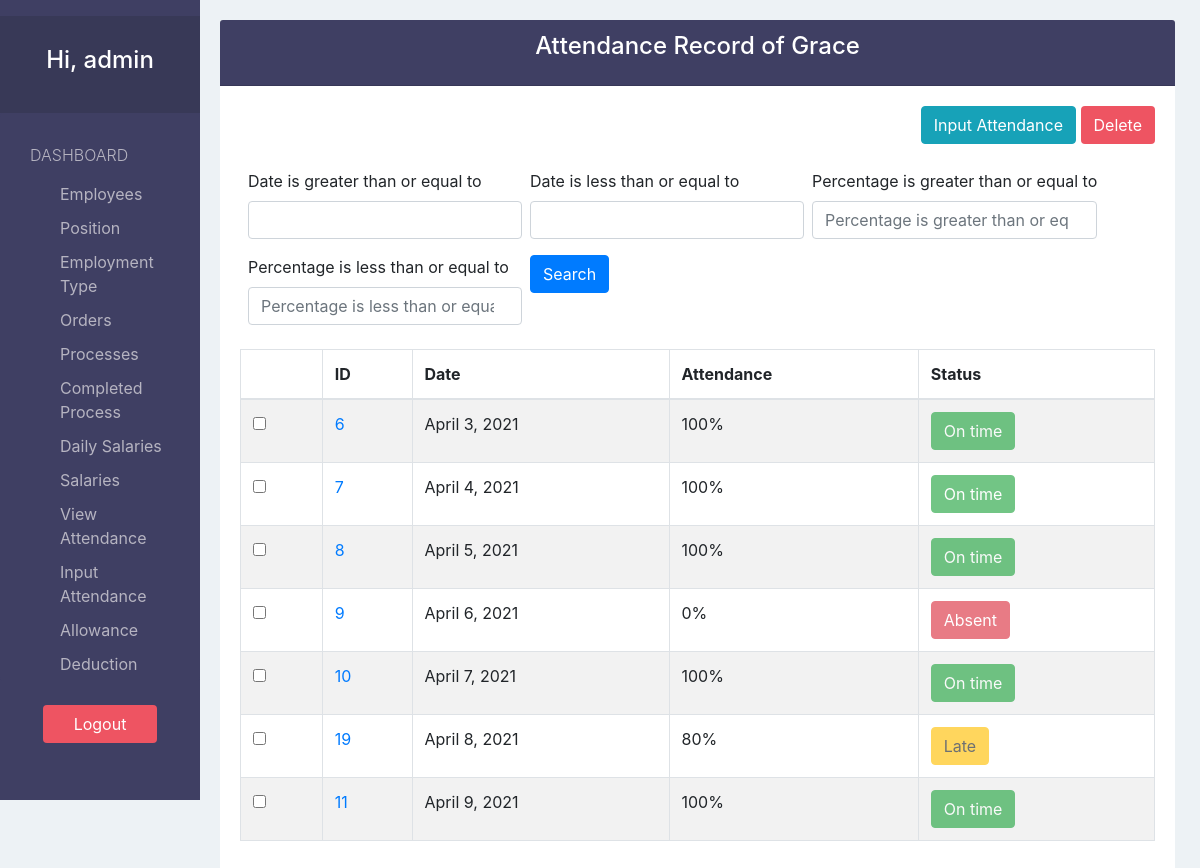
The app's page /payrollApp/attendance/employee/9/ (signed in) with its own data.
### payrollApp/models.py (models this page shows)
class Employee(models.Model):
  firstName      = models.CharField(max_length=30)
  lastName       = models.CharField(max_length=30, blank=True, null=True)
  phoneNumber    = models.CharField(max_length=15, blank=True, null=True)
  email          = models.CharField(max_length=100, blank=True, null=True)
  address        = models.CharField(max_length=200, blank=True, null=True)
  positionID     = models.ForeignKey('Position', default=None, null=True, on_delete=models.SET_DEFAULT, blank=True)
  employmentTypeID = models.ForeignKey('EmploymentType', default=None, null=True, on_delete=models.SET_DEFAULT, blank=True)
  hireDate       = models.DateTimeField(auto_now_add=True)
  terminationDate= models.DateTimeField(blank=True, null=True)
  notes          = models.TextField(blank=True, null=True)
  def __str__(self):
    if self.lastName:
      return str(self.id)+" | "+self.firstName.capitalize()+" "+self.lastName.capitalize()
    else:
      return str(self.id)+" | "+self.firstName.capitalize()

class Attendance(models.Model):
  employeeID    = models.ForeignKey('Employee', default=None, null=True, on_delete=models.SET_DEFAULT)
  date          = models.DateField()
  percentage    = models.IntegerField(default=100, validators=[MinValueValidator(0, message="Can't be less than 0"), MaxValueValidator(100, message="Can't be greater than 100")])
  class Meta:
    unique_together = [['employeeID', 'date']]

### payrollApp/views.py (the view)
# urls.py: path('attendance/employee/<employee_id>/', views.attendance_of_employee_view, name="attendance-of-employee"),
@login_required(login_url='login')
def attendance_of_employee_view(request, employee_id):
  employee = Employee.objects.get(id=employee_id)
  attendances = Attendance.objects.filter(employeeID=employee_id)
  if attendances:
    flag=True
  else:
    flag=False
  myFilter = AttendanceOfEmployeeFilter(request.GET, queryset=attendances)
  attendances = myFilter.qs
  context = {
    'attendances':attendances,
    'flags':flag,
    'employee':employee,
    'myFilter': myFilter
  }
  return render(request, "attendance/attendance_of_employee.html", context)

### payrollApp/templates/attendance/attendance_of_employee.html
{% extends 'view_base.html' %}
{% load static %}
{% load humanize %}
{% load bootstrap4 %}
{% block viewTitle %}Attendance Record of {{ employee.firstName|capfirst }} {% if employee.lastName %}{{ employee.lastName|capfirst }}{% endif %}{% endblock %}
{% block addBtn %}
  <a href="{% url 'create-attendance-employee' employee.id %}?next={{ request.path }}" class="btn btn-info">Input Attendance</a>
{% endblock %}
{% block searchForm %}
    <form method="GET" class="searchForm">
      {% bootstrap_form myFilter.form layout='inline' %}
      <button class="btn btn-primary" style="height: max-content;">Search</button>
    </form>
{% endblock %}
{% block columns %}
  {% if flags %}
    {% block form %}
      <form action="{% url 'delete-attendance'%}?next={{ request.path }}" method="POST">{% csrf_token %}
    {% endblock %}
    <th></th>
    <th>ID</th>
    <th>Date</th>
    <th>Attendance</th>
    <th>Status</th>
  {% endif %}
{% endblock %}
{% block tbodyContent %}
  {% if not flags %}
    <h3>No Attendance Record</h3>
    {% else %}
      {% for attendance in attendances %}
        <tr>
          <td><input type="checkbox" name="selected" value="{{ attendance.id }}"></td>
          <td scope="row"><a href="{% url 'edit-attendance' attendance.id %}?next={{ request.path }}">{{ attendance.id }}</a></td>
          <td>{{ attendance.date }}</td>
          <td>{{ attendance.percentage }}%</td>
          <td>
            {% if attendance.percentage == 100 %}
              <button class="btn btn-success" disabled>On time</button>
            {% elif attendance.percentage == 0 %}
              <button class="btn btn-danger" disabled>Absent</button>
            {% else %}
              <button class="btn btn-warning" disabled>Late</button>
            {% endif %}
          </td>
        </tr>
      {% endfor %}
  {% endif %}
{% endblock %}

### payrollApp/templates/sidebar.html (shortened to what this page needs)
{% url 'employee' as employee_url %}
{% url 'position' as position_url %}
{% url 'employmentType' as employmentType_url %}
{% url 'order' as order_url %}
{% url 'process' as process_url %}
{% url 'completedProcess' as completedProcess_url %}
{% url 'dailySalary' as dailySalary_url %}
{% url 'inputDate-salary' as inputDateSalary_url %}
{% url 'inputDate-attendance' as inputDateAttendance_url %}
{% url 'attendance' as attendance_url %}
  <div>
    <nav class="navbar navbar-dark navbar-expand-sm">
    </nav>
    <div class="collapse" id="navbarToggleExternalContent">
      <div class="navbar-nav">
        <div class="text-center text-white sidebarHeader">
          <h4>Hi, {{ request.user.username }}</h4>
        </div>
        <div class="list-group">
          <span class="text-uppercase">Dashboard</span>
          <a href="{% url 'employee' %}" class="list-group-item {% if request.path == employee_url %}  active {% endif %}">Employees</a>
          <a href="{% url 'position' %}" class="list-group-item {% if request.path == position_url %} active {% endif %}">Position</a>
          <a href="{% url 'employmentType' %}" class="list-group-item {% if request.path == employmentType_url %} active {% endif %}">Employment Type</a>
          <a href="{% url 'order' %}"
            class="list-group-item {% if request.path == order_url %} active {% endif %}">Orders
          </a>
          <a href="{% url 'process' %}" class="list-group-item {% if request.path == process_url %} active {% endif %}">Processes</a>
          <a href="{% url 'completedProcess' %}" class="list-group-item {% if request.path == completedProcess_url %} active {% endif %}">Completed Process</a>
          <a href="{% url 'dailySalary' %}" class="list-group-item {% if request.path == dailySalary_url %} active {% endif %}">Daily Salaries</a>
          <a href="{% url 'inputDate-salary' %}" class="list-group-item {% if request.path == inputDateSalary_url %} active {% endif %}">Salaries</a>
          <a href="{% url 'attendance' %}" class="list-group-item {% if request.path == attendance_url %} active {% endif %}">View Attendance</a>
          <a href="{% url 'inputDate-attendance' %}" class="list-group-item {% if request.path == inputDateAttendance_url %} active {% endif %}">Input Attendance</a>
          <a href="{% url 'allowance' %}" class="list-group-item {% if request.path == allowance_url %} active {% endif %}">Allowance</a>
          <a href="{% url 'deduction' %}" class="list-group-item {% if request.path == deduction_url %} active {% endif %}">Deduction</a>
        </div>
        <div class="text-center m-4">
          <a href="{% url 'logout' %}" class="btn btn-pink">Logout</a>
        </div>
      </div>
    </div>
  </div>

### payrollApp/static/css/style.css (style rules this page uses)
body { padding-top: 20px; background-color: #EDF2F5; overflow: auto; }
.text-white { color:white; }
.btn-pink { color: white; background-color: #EE5462; }
.sidebarHeader { padding: 30px 10px; font-weight: bold; font-size: 15px; background-color: #383957; }
.sidebar .list-group { padding: 0; background-color: #3F3F63; }
.sidebar .list-group > span { color: #B6B4C1; display: block; margin-top: 20px; padding: 10px 30px; font-size: 16px; font-weight: 300; }
.sidebar .list-group .list-group-item, .sidebar .list-group .list-group-item:focus { background-color: #3F3F63; color: #B6B4C1; border: 0; padding-left: 60px; padding-right: 30px; padding-top: 5px; padding-bottom: 5px; }
.sidebar > div:last-child .btn { width: 75%; }
.table > thead > tr > th, .table > thead > tr >td { vertical-align: middle; }
.searchForm { padding: 8px; display: flex; flex-flow: wrap; }
.form-group { margin-right: 0.5rem; }
@media only screen and (min-width: 576px) { .collapse:not(.show) { display: block !important; } }

### records on screen
Employee: firstName "Grace"
Attendance: id "6", date "April 3, 2021", percentage "100", shows "On time"
Attendance: id "7", date "April 4, 2021", percentage "100", shows "On time"
Attendance: id "8", date "April 5, 2021", percentage "100", shows "On time"
Attendance: id "9", date "April 6, 2021", percentage "0", shows "Absent"
Attendance: id "10", date "April 7, 2021", percentage "100", shows "On time"
Attendance: id "19", date "April 8, 2021", percentage "80", shows "Late"
Attendance: id "11", date "April 9, 2021", percentage "100", shows "On time"

### other values on screen
{{ request.user.username }} "admin"
